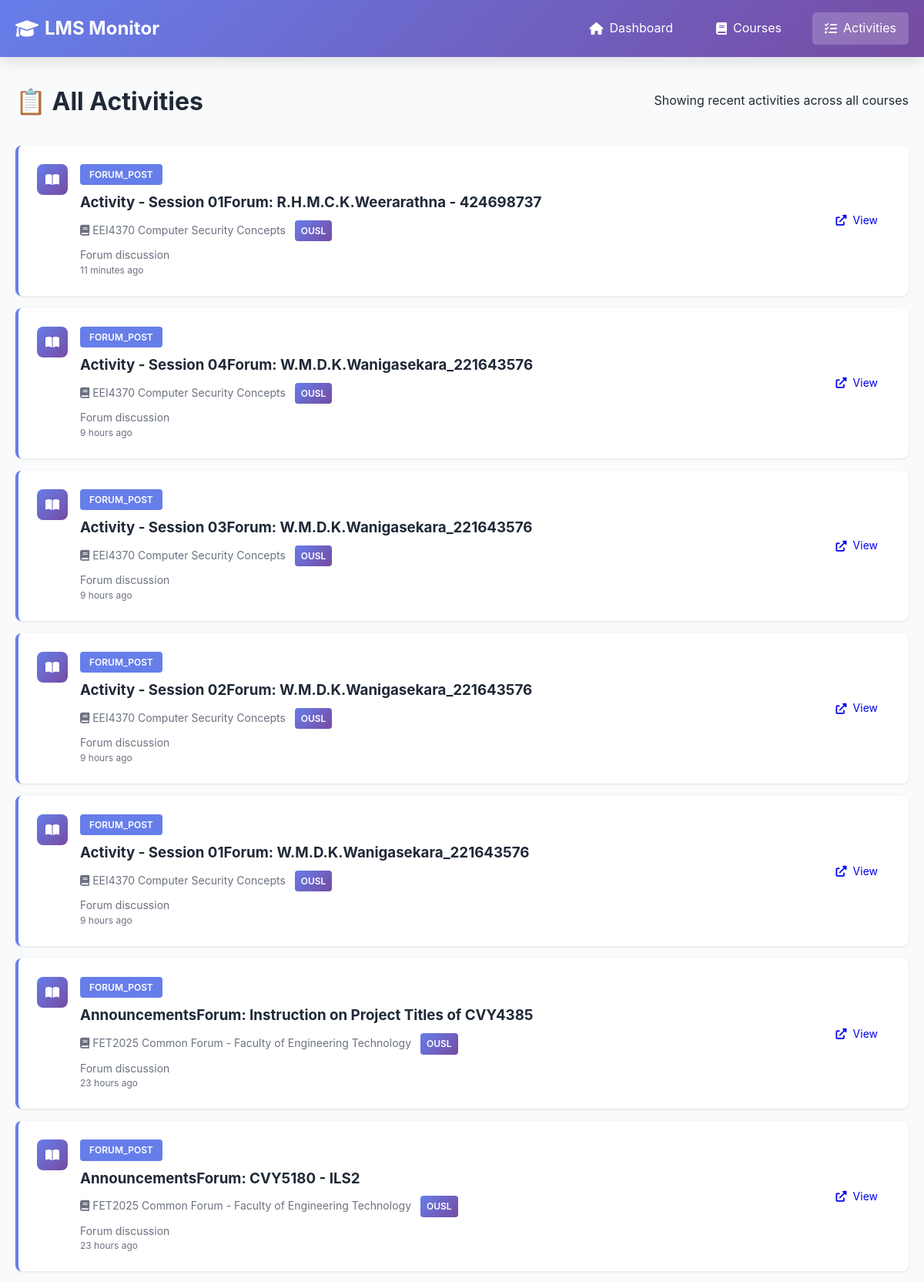
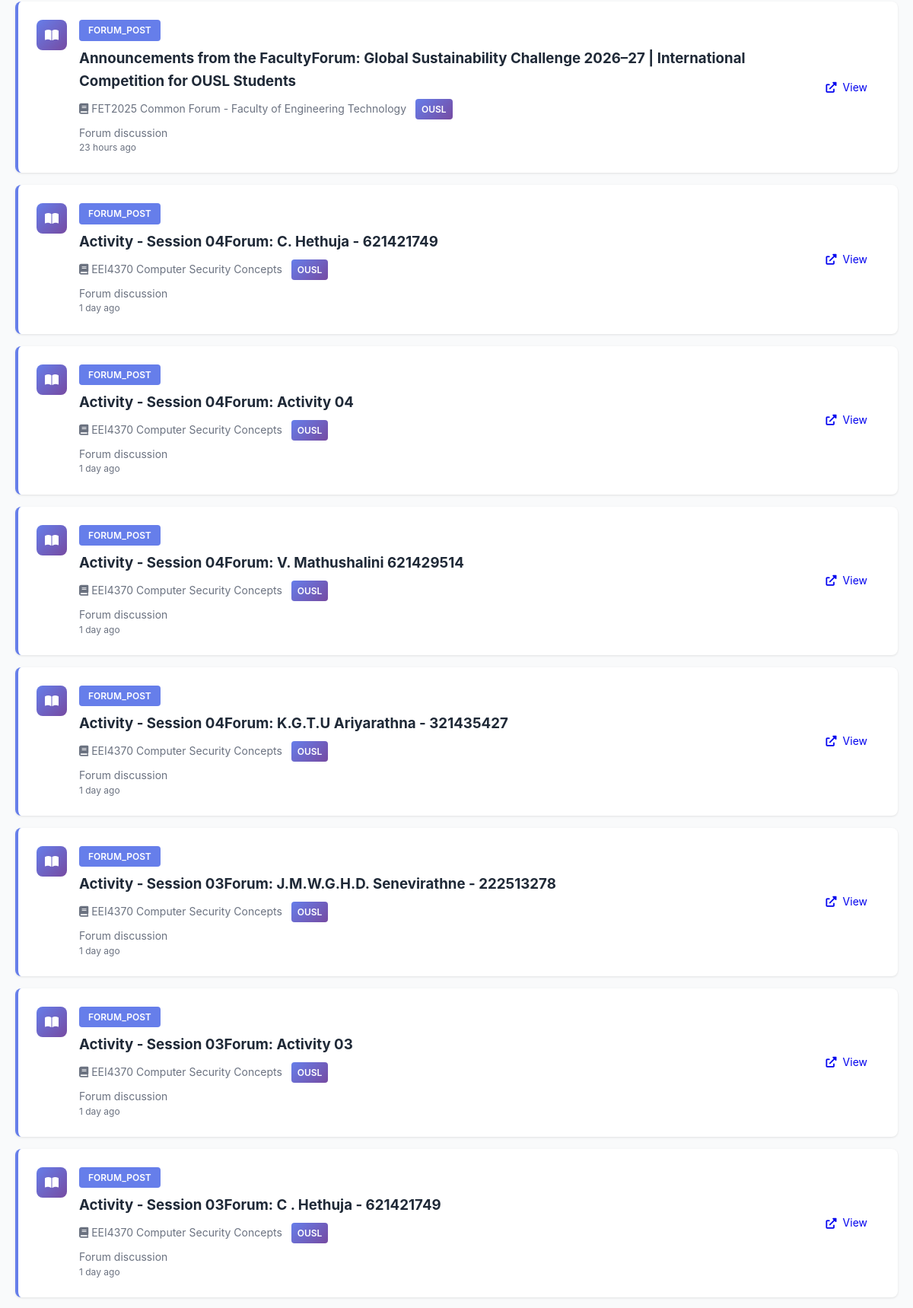
The app's page /activities (upper part) with its own data (2 pictures, top to bottom).
### tables this page shows
CREATE TABLE courses (
                id INTEGER PRIMARY KEY AUTOINCREMENT,
                course_id TEXT UNIQUE NOT NULL,
                lms_name TEXT NOT NULL,
                course_name TEXT NOT NULL,
                course_url TEXT,
                first_seen TIMESTAMP DEFAULT CURRENT_TIMESTAMP,
                last_checked TIMESTAMP DEFAULT CURRENT_TIMESTAMP
            );

### app.py (the view)
@app.route('/activities')
def activities():
    limit = int(request.args.get('limit', 50))
    activities_list = db.get_recent_activities(limit=limit)
    return render_template('activities.html', activities=activities_list)

### database.py (called while the page is built)
    def get_connection(self):
        return sqlite3.connect(self.db_path)

    def get_recent_activities(self, limit: int = 50) -> List[Dict[str, Any]]:
        conn = self.get_connection()
        cursor = conn.cursor()
        cursor.execute("""
            SELECT
                a.activity_id,
                a.activity_type,
                a.title,
                a.description,
                a.url,
                a.deadline,
                a.first_seen,
                a.is_new,
                c.course_name,
                c.lms_name
            FROM activities a
            JOIN courses c ON a.course_id = c.course_id
            ORDER BY a.first_seen DESC
            LIMIT ?
        """, (limit,))
        columns = [desc[0] for desc in cursor.description]
        activities = [dict(zip(columns, row)) for row in cursor.fetchall()]
        conn.close()
        return activities

### templates/activities.html (shortened to what this page needs)
{% extends "base.html" %}  {% block content %}
<div class="page-header">
  <h1>📋 All Activities</h1>
  <p>Showing recent activities across all courses</p>
</div>
{% if activities %}
<div class="activities-list">
  {% for activity in activities %}
  <div class="activity-list-item {% if activity.is_new %}new{% endif %}">
    <div class="activity-icon">
      {% if activity.activity_type == 'assign' %}
      <i class="fas fa-file-alt"></i>
      {% elif activity.activity_type == 'quiz' %}
      <i class="fas fa-question-circle"></i>
      {% elif activity.activity_type == 'resource' %}
      <i class="fas fa-file"></i>
      {% elif activity.activity_type == 'forum' %}
      <i class="fas fa-comments"></i>
      {% else %}
      <i class="fas fa-book-open"></i>
      {% endif %}
    </div>
    <div class="activity-content">
      <div class="activity-header">
        <span class="activity-type">{{ activity.activity_type }}</span>
      </div>
      <h3>{{ activity.title }}</h3>
      <p class="activity-course">
        <i class="fas fa-book"></i> {{ activity.course_name }}
        <span class="lms-badge">{{ activity.lms_name }}</span>
      </p>
       {% if activity.description %}
      <p class="activity-description">
        {{ activity.description[:200] }}
      </p>
      {% endif %}
      <p class="activity-time">{{ activity.first_seen|timeago }}</p>
    </div>
    {% if activity.url %}
    <div class="activity-actions">
      <a href="{{ activity.url }}" target="_blank" class="btn btn-small">
        <i class="fas fa-external-link-alt"></i> View
      </a>
    </div>
    {% endif %}
  </div>
  {% endfor %}
</div>
{% endif %} {% endblock %}

### static/style.css (style rules this page uses)
:root { --primary-color: #667eea; --secondary-color: #764ba2; --accent-color: #f093fb; --success-color: #10b981; --danger-color: #ef4444; --warning-color: #f59e0b; --info-color: #3b82f6; --text-color: #1f2937; --text-light: #6b7280; --bg-color: #f9fafb; --card-bg: #ffffff; --border-color: #e5e7eb; --shadow: 0 1px 3px rgba(0, 0, 0, 0.1); --shadow-lg: 0 10px 15px -3px rgba(0, 0, 0, 0.1); }
* { margin: 0; padding: 0; box-sizing: border-box; }
body { font-family: -apple-system, BlinkMacSystemFont, "Segoe UI", Roboto, "Helvetica Neue", Arial, sans-serif; line-height: 1.6; color: var(--text-color); background-color: var(--bg-color); }
.page-header { display: flex; justify-content: space-between; align-items: center; margin-bottom: 2rem; flex-wrap: wrap; gap: 1rem; }
.page-header h1 { font-size: 2rem; color: var(--text-color); }
.btn { padding: 0.75rem 1.5rem; border: none; border-radius: 5px; cursor: pointer; font-size: 1rem; text-decoration: none; display: inline-flex; align-items: center; gap: 0.5rem; transition: all 0.3s; }
.btn-small { padding: 0.5rem 1rem; font-size: 0.875rem; }
.activity-icon { width: 40px; height: 40px; border-radius: 8px; background: linear-gradient( 135deg, var(--primary-color) 0%, var(--secondary-color) 100% ); color: white; display: flex; align-items: center; justify-content: center; flex-shrink: 0; }
.activity-content { flex: 1; }
.activity-header { display: flex; align-items: center; gap: 0.5rem; margin-bottom: 0.5rem; }
.activity-type { background: var(--primary-color); color: white; padding: 0.25rem 0.75rem; border-radius: 4px; font-size: 0.75rem; text-transform: uppercase; font-weight: 600; }
.activity-content h4, .activity-content h3 { margin-bottom: 0.5rem; color: var(--text-color); }
.activity-course { color: var(--text-light); font-size: 0.875rem; margin-bottom: 0.25rem; }
.activity-time { color: var(--text-light); font-size: 0.75rem; }
.activity-description { color: var(--text-light); font-size: 0.875rem; margin-top: 0.5rem; line-height: 1.4; }
.lms-badge { background: var(--secondary-color); color: white; padding: 0.25rem 0.5rem; border-radius: 3px; font-size: 0.75rem; font-weight: 600; }
.activities-list { display: flex; flex-direction: column; gap: 1rem; }
.activity-list-item { display: flex; gap: 1rem; padding: 1.5rem; background: var(--card-bg); border-radius: 8px; box-shadow: var(--shadow); border-left: 4px solid var(--primary-color); transition: all 0.3s; }
.activity-actions { display: flex; align-items: center; }
.lms-badge { display: inline-block; padding: 0.25rem 0.5rem; background: linear-gradient(135deg, #667eea, #764ba2); color: white; border-radius: 4px; font-size: 0.75rem; font-weight: 600; margin-left: 0.5rem; }

### records on screen
courses: activity_type "FORUM_POST", title "Activity - Session 01Forum: R.H.M.C.K.Weerarathna - 424698737", course_name "EEI4370 Computer Security Concepts", lms_name "OUSL", description "Forum discussion", first_seen "11 minutes ago", title "Activity - Session 04Forum: W.M.D.K.Wanigasekara_221643576", first_seen "9 hours ago", title "Activity - Session 03Forum: W.M.D.K.Wanigasekara_221643576", title "Activity - Session 02Forum: W.M.D.K.Wanigasekara_221643576", title "Activity - Session 01Forum: W.M.D.K.Wanigasekara_221643576", title "Activity - Session 04Forum: C. Hethuja - 621421749", first_seen "1 day ago", title "Activity - Session 04Forum: Activity 04", title "Activity - Session 04Forum: V. Mathushalini 621429514", title "Activity - Session 04Forum: K.G.T.U Ariyarathna - 321435427", title "Activity - Session 03Forum: J.M.W.G.H.D. Senevirathne - 222513278", title "Activity - Session 03Forum: Activity 03", title "Activity - Session 03Forum: C . Hethuja - 621421749"
courses: activity_type "FORUM_POST", title "AnnouncementsForum: Instruction on Project Titles of CVY4385", course_name "FET2025 Common Forum - Faculty of Engineering Technology", lms_name "OUSL", description "Forum discussion", first_seen "23 hours ago", title "AnnouncementsForum: CVY5180 - ILS2", title "Announcements from the FacultyForum: Global Sustainability Challenge 2026–27 | International Competition for OUSL Students"
